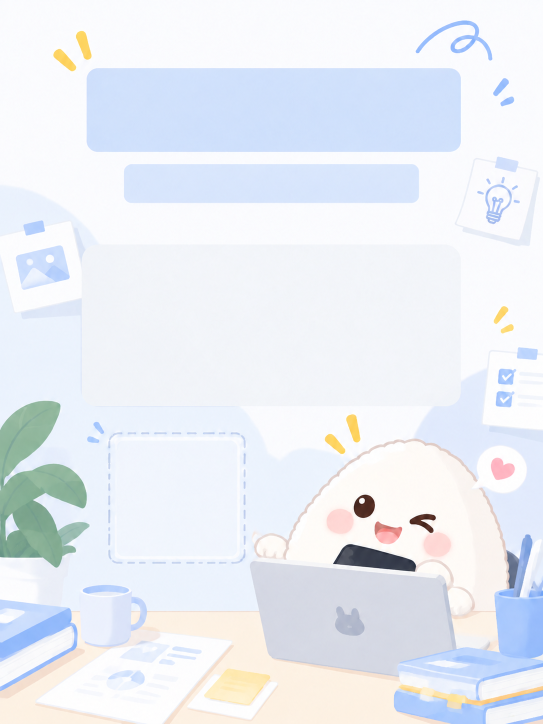
#> input picture skills/link-to-fantuan-poster/assets/background.png, 1086 x 1448 px (shown at 1/2 size)
$ python -i poster.py   (imports and definitions only)
#> lines starting #> are read from the running program, lines starting #| are printed output that depends on the picture
#!/usr/bin/env python3
"""Fetch article evidence or render approved copy on the fixed poster template."""
import argparse
import json
import re
import urllib.request
from pathlib import Path
from urllib.parse import urlsplit
from PIL import Image, ImageDraw, ImageFont
import qrcode
import zxingcpp
from bs4 import BeautifulSoup

ROOT = Path(__file__).resolve().parents[1]

# [92 lines left out: functions valid_url, fetch, get_font, wrap, draw_title, not called in this run]

def render(data, output):
    url = valid_url(data['url'])
    for field in ('title',):
        if not isinstance(data.get(field), str) or not data[field].strip():
            raise ValueError('Missing nonempty field: ' + field)
    config = json.loads((ROOT / 'assets/layout.json').read_text())
    canvas = Image.open(ROOT / 'assets/background.png').convert('RGB').resize(tuple(config['size']), Image.Resampling.LANCZOS)
    lines = {'title': draw_title(canvas, data['title'], config['title'], data.get('highlight', ''))}
    qr = qrcode.QRCode(error_correction=qrcode.constants.ERROR_CORRECT_M, border=4, box_size=1)
    qr.add_data(url)
    qr.make(fit=True)
    x, y, side = config['qr']
    modules = len(qr.get_matrix())
    scale = side // modules
    if scale < 3:
        raise ValueError('URL too long for readable QR in fixed region; request a shorter user-approved URL')
    qr.box_size = scale
    tile = qr.make_image(fill_color='#23334B', back_color='white').convert('RGB')
    canvas.paste(tile, (x + (side-tile.width)//2, y + (side-tile.height)//2))
    checks = {}
    for size in ((1080,1440), (540,720)):
        decoded = zxingcpp.read_barcodes(canvas.resize(size, Image.Resampling.LANCZOS))
        checks[f'{size[0]}x{size[1]}'] = any(item.text == url for item in decoded)
    if not all(checks.values()):
        raise ValueError('Final poster QR verification failed: ' + str(checks))
    output.mkdir(parents=True, exist_ok=True)
    # Never silently overwrite an existing deliverable.
    for name in ('poster.png', 'qr.png', 'copy.json', 'verification.json'):
        if (output / name).exists():
            raise ValueError('Output already exists; use a new output directory: ' + str(output))
    canvas.save(output / 'poster.png')
    tile.save(output / 'qr.png')
    (output / 'copy.json').write_text(json.dumps(data, ensure_ascii=False, indent=2) + '\n')
    report = {'qr': checks, 'lines': lines, 'size': config['size']}
    (output / 'verification.json').write_text(json.dumps(report, ensure_ascii=False, indent=2) + '\n')
    return report

# [14 lines left out: function main, not called in this run]

# [2 lines not run here, left out]

>>> import cv2
>>> picture = cv2.imread('../assets/background.png', cv2.IMREAD_GRAYSCALE)
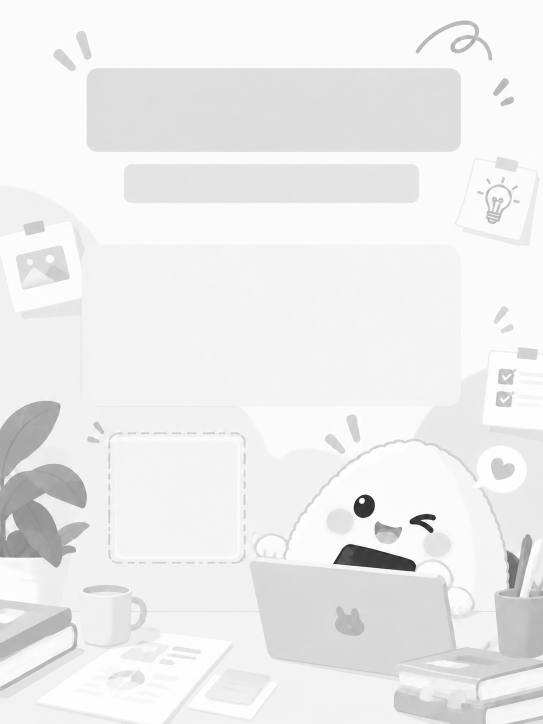
#> picture: shape (1448, 1086) (shown at 1/2 size); min 26, max 255, mean 236.7
>>> result = render(picture, 'out.png')
#> (the run stopped early here; a loop or call above may not have finished)
